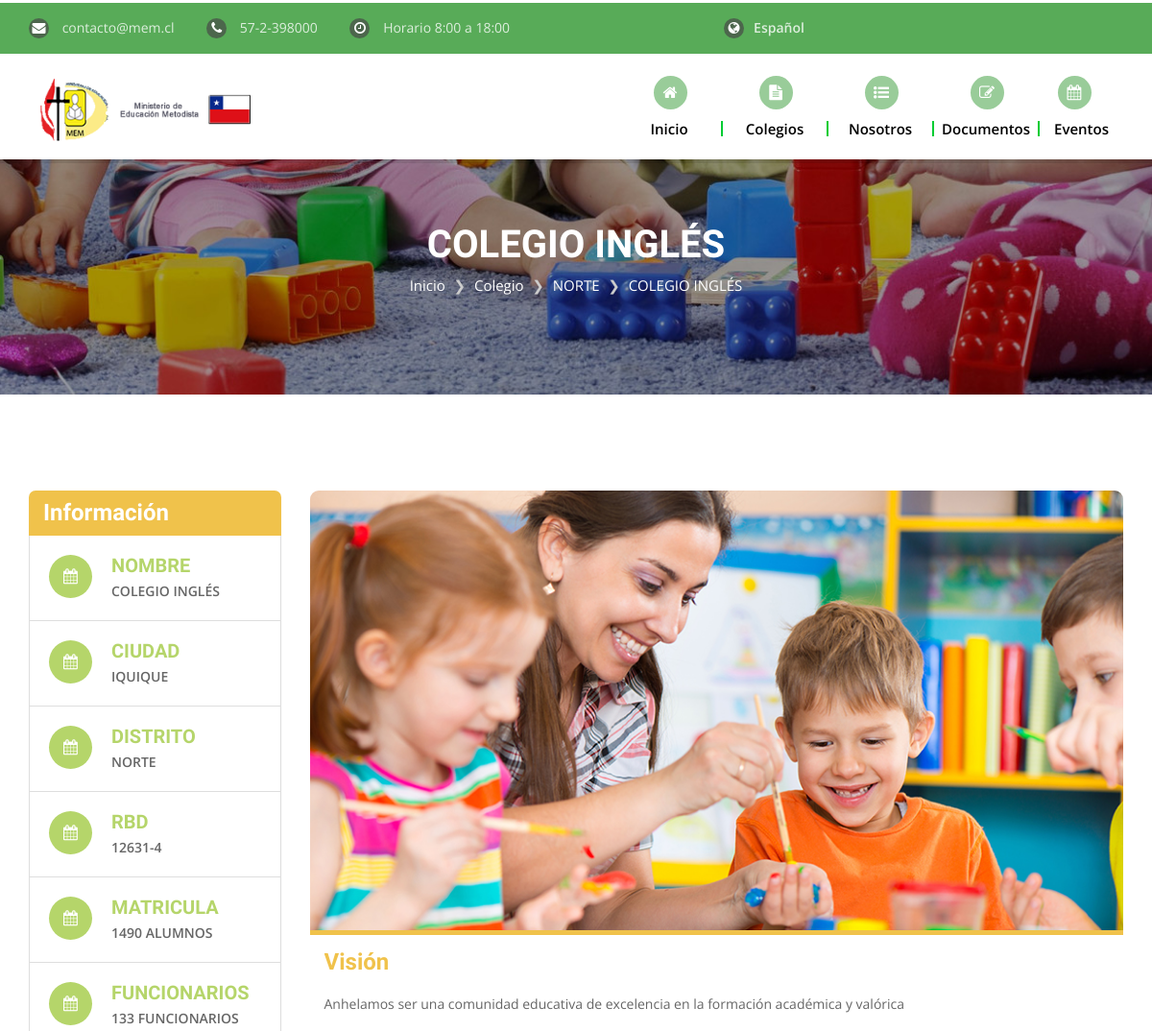
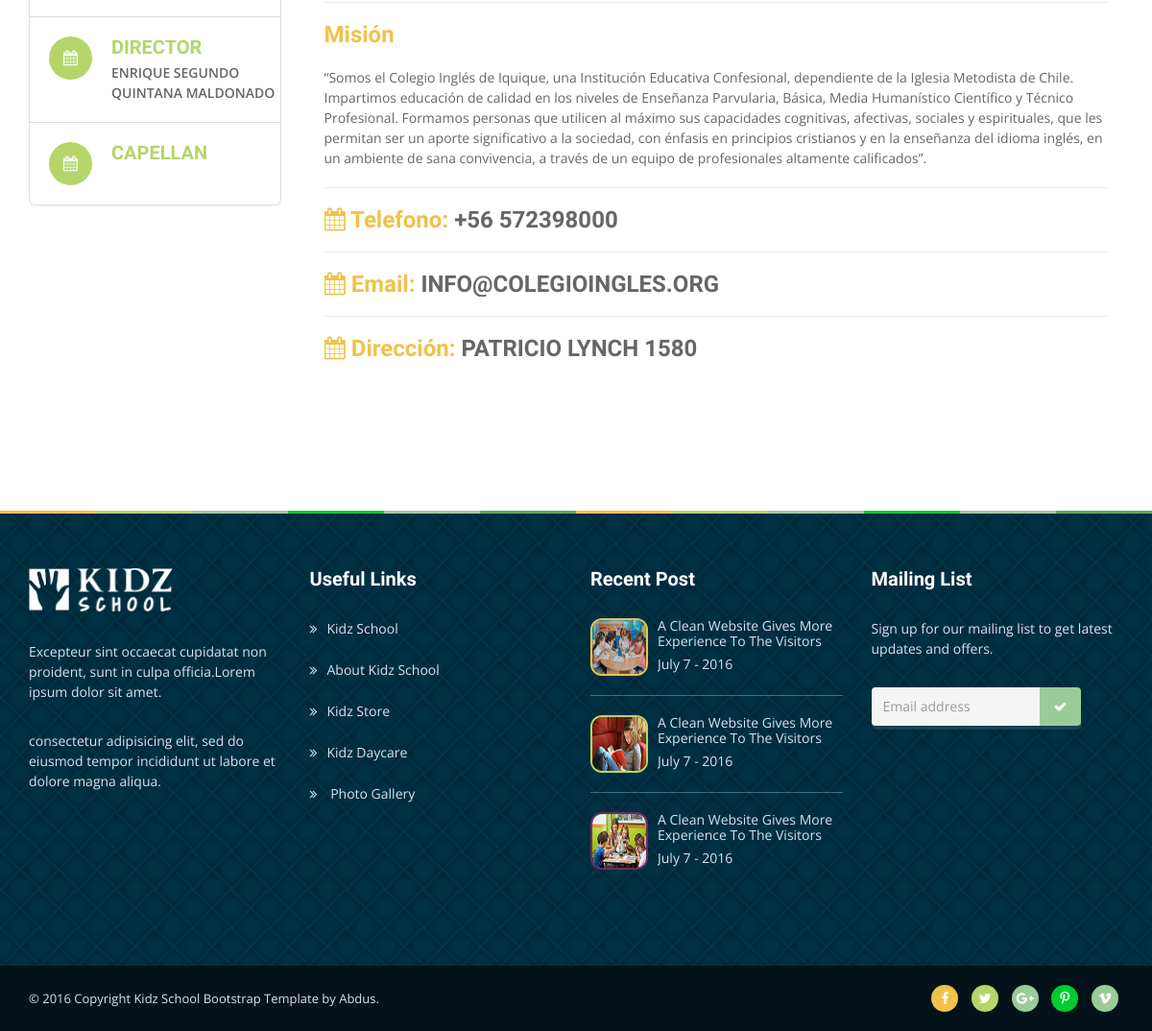
Page /colegio.php?id=10 on the committed database (2 pictures, top to bottom).
### tables this page shows
CREATE TABLE IF NOT EXISTS `institucion` (
  `id` int(11) NOT NULL,
  `nombre` varchar(100) NOT NULL,
  `rbd` varchar(15) NOT NULL,
  `direccion` varchar(100) NOT NULL,
  `ciudad` varchar(100) NOT NULL,
  `distrito` varchar(100) NOT NULL,
  `telefono` varchar(15) NOT NULL,
  `email` varchar(100) NOT NULL,
  `web` varchar(100) DEFAULT NULL,
  `director` varchar(100) DEFAULT NULL,
  `capellan` varchar(100) DEFAULT NULL,
  `funcionarios` int(11) DEFAULT NULL,
  `vision` varchar(10000) DEFAULT NULL,
  `mision` varchar(10000) DEFAULT NULL,
  `matricula` int(11) NOT NULL
);

### colegio.php (the view, shortened to what the rows shown need)
<?php
include("conexion.php");
$id = $_GET["id"];
?>
<!DOCTYPE html>
<html lang="es">
<head>
  <link href="plugins/jquery-ui/jquery-ui.css" rel="stylesheet">
  <link href="plugins/bootstrap/css/bootstrap.min.css" rel="stylesheet">
  <link href="plugins/font-awesome/css/font-awesome.min.css" rel="stylesheet">
  <link rel="stylesheet" type="text/css" href="plugins/rs-plugin/css/settings.css" media="screen">
  <link rel="stylesheet" type="text/css" href="plugins/selectbox/select_option1.css">
  <link rel="stylesheet" type="text/css" href="plugins/owl-carousel/owl.carousel.css" media="screen">
  <link rel="stylesheet" type="text/css" href="plugins/isotope/jquery.fancybox.css">
  <link rel="stylesheet" type="text/css" href="plugins/isotope/isotope.css">
  <link href="css/style.css" rel="stylesheet">
  <link rel="stylesheet" href="css/default.css" id="option_color">
</head>
<body class="body-wrapper">
  <div class="main-wrapper">
<?php
$array = Colegio($id);
$dato = $array->fetch_assoc();
?>
    <section class="pageTitleSection">
      <div class="container">
        <div class="pageTitleInfo">
          <h2><?php echo utf8_encode($dato['nombre']); ?></h2>
          <ol class="breadcrumb">
            <li><a href="index.html">Inicio</a></li>
            <li>Colegio</li>
            <li><?php echo utf8_encode($dato['distrito']); ?></li>
            <li class="active"><?php echo utf8_encode(str_replace("<br>","",$dato['nombre'])); ?></li>
          </ol>
        </div>
      </div>
    </section>
    <section class="mainContent full-width clearfix courseSingleSection">
      <div class="container">
        <div class="row">
          <div class="col-md-9 col-sm-8 col-xs-12 block pull-right">
            <div class="thumbnail thumbnailContent alt">
              <div class="caption border-color-1">
                <h3 class="color-1">Visión</h3>
                <p><?php echo utf8_encode($dato['vision']); ?></p>
                <hr>
                <h3 class="color-1">Misión</h3>
                <p><?php echo utf8_encode($dato['mision']); ?></p>
                <hr>
                <h3 class="color-1"><i class="fa fa-calendar" aria-hidden="true"></i> Telefono: <span style="color: #666666;">+56 <?php echo utf8_encode($dato['telefono']); ?></span></h3>
                <hr>
                <h3 class="color-1"><i class="fa fa-calendar" aria-hidden="true"></i> Email: <span style="color: #666666;"><?php echo utf8_encode($dato['email']); ?></span></h3>
                <hr>
                <h3 class="color-1"><i class="fa fa-calendar" aria-hidden="true"></i> Dirección: <span style="color: #666666;"><?php echo utf8_encode($dato['direccion']); ?></span></h3>
              </div>
            </div>
          </div>
          <div class="col-md-3 col-sm-4 col-xs-12 pull-left">
            <aside>
              <div class="rightSidebar">
                <div class="panel panel-default">
                  <div class="panel-body">
                    <ul class="media-list">
                      <li class="media">
                        <div class="media-body iconContent">
                          <h4 class="media-heading color-2">Nombre</h4>
                          <p><?php echo utf8_encode($dato['nombre']); ?></p>
                        </div>
                      </li>
                      <li class="media">
                        <div class="media-body iconContent">
                          <h4 class="media-heading color-2">Ciudad</h4>
                          <p><?php echo utf8_encode($dato['ciudad']); ?></p>
                        </div>
                      </li>
                      <li class="media">
                        <div class="media-body iconContent">
                          <h4 class="media-heading color-2">Distrito</h4>
                          <p><?php echo utf8_encode($dato['distrito']); ?></p>
                        </div>
                      </li>
                      <li class="media">
                        <div class="media-body iconContent">
                          <h4 class="media-heading color-2">RBD</h4>
                          <p><?php echo utf8_encode($dato['rbd']); ?></p>
                        </div>
                      </li>
                      <li class="media">
                        <div class="media-body iconContent">
                          <h4 class="media-heading color-2">Matricula</h4>
                          <p><?php echo utf8_encode($dato['matricula']); ?> ALUMNOS</p>
                        </div>
                      </li>
                      <li class="media">
                        <div class="media-body iconContent">
                          <h4 class="media-heading color-2">Funcionarios</h4>
                          <p><?php echo utf8_encode($dato['funcionarios']); ?> FUNCIONARIOS</p>
                        </div>
                      </li>
                      <li class="media">
                        <div class="media-body iconContent">
                          <h4 class="media-heading color-2">Director</h4>
                          <p><?php echo utf8_encode($dato['director']); ?></p>
                        </div>
                      </li>
                    </ul>
                  </div>
                </div>
              </div>
            </aside>
          </div>
        </div>
      </div>
    </section>
</div>
</body>
</html>

### rows in the picture
institucion: nombre "COLEGIO INGLÉS", distrito "NORTE", vision "Anhelamos ser una comunidad educativa de excelencia en la formación académica y valórica", mision "“Somos el Colegio Inglés de Iquique, una Institución Educativa Confesional, dependiente de la Iglesia Metodista de Chile. Impartimos educación de calidad en los niveles de Enseñanza Parvularia, Básica, Media Humanístico Científico y Técnico Profesional. Formamos personas que utilicen al máximo sus capacidades cognitivas, afectivas, sociales y espirituales, que les permitan ser un aporte significativo a la sociedad, con énfasis en principios cristianos y en la enseñanza del idioma inglés, en un ambiente de sana convivencia, a través de un equipo de profesionales altamente calificados”.", telefono "572398000", email "INFO@COLEGIOINGLES.ORG", direccion "PATRICIO LYNCH 1580", ciudad "IQUIQUE", rbd "12631-4", matricula "1490", funcionarios "133", director "ENRIQUE SEGUNDO QUINTANA MALDONADO"
